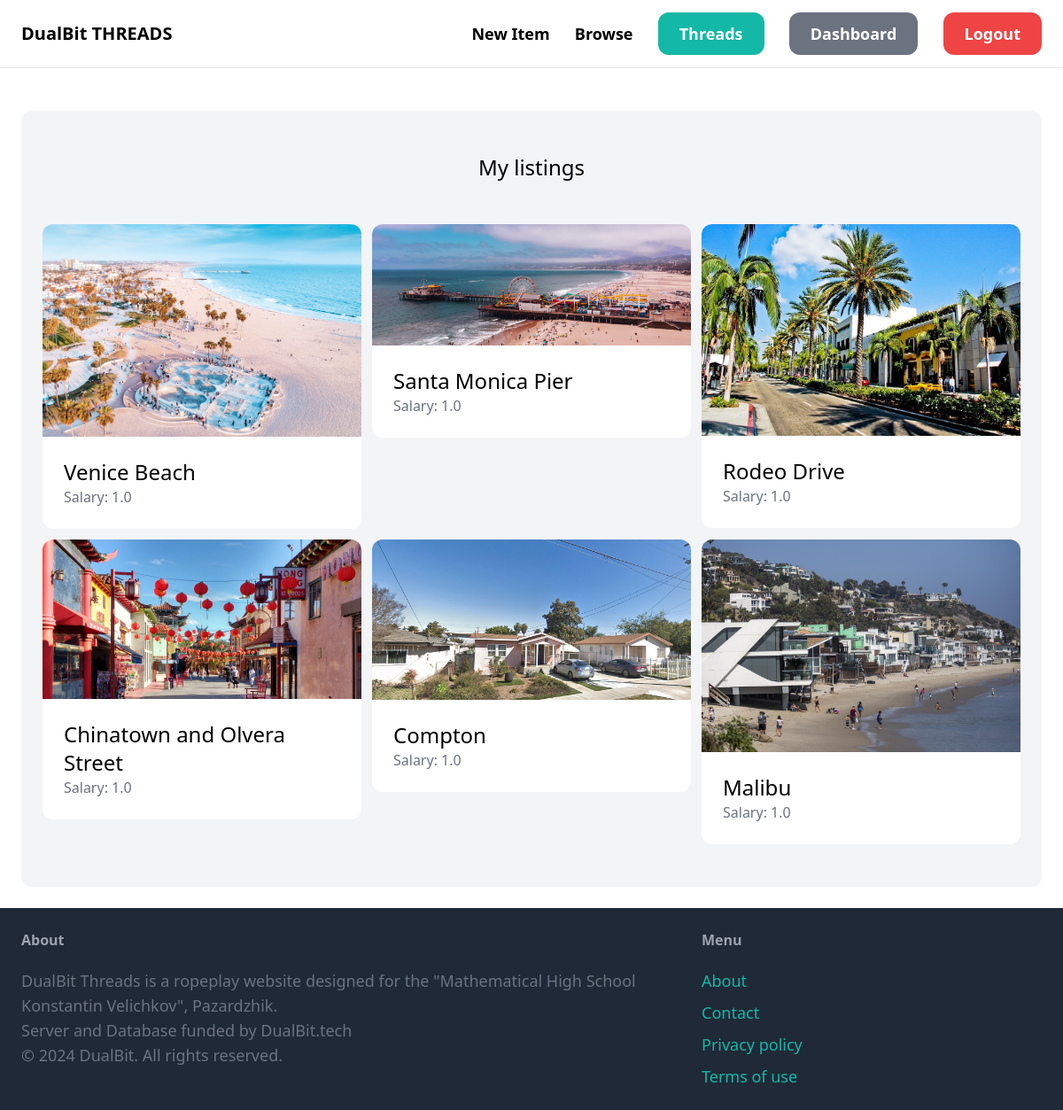
The page /dashboard/ (signed in) on the database its author committed.
### item/models.py (models this page shows, shortened)
class Item(models.Model):
    category = models.ForeignKey(Category, related_name='items', on_delete=models.CASCADE)
    name = models.CharField(max_length=255)
    description = models.TextField(blank=True, null=True)
    salary = models.FloatField()
    image = models.ImageField(upload_to="item_images", blank=True, null=True)
    created_by = models.ForeignKey(User, related_name='items', on_delete=models.CASCADE)
    created_at = models.DateTimeField(auto_now_add=True)
    thread = models.ForeignKey('conversation.Thread', on_delete=models.SET_NULL, null=True, blank=True)

### dashboard/views.py (the view)
# urls.py: path('', views.index, name='index'),
@login_required
def index(request):
    items = Item.objects.filter(created_by=request.user)
    return render(request, 'dashboard/index.html', {
        'items': items,
    })

### dashboard/templates/dashboard/index.html (shortened to what this page needs)
{% extends 'core/base.html' %}
{% block content %}
    <div class='mt-6 px-6 py-12 bg-gray-100 rounded-xl'>
        <h2 class='mb-12 text-2xl text-center'>My listings</h2>
        <div class="grid grid-cols-3 gap-3">
            {% for item in  items %}
                <div>
                    <a href="{% url 'item:detail' item.id %}">
                        <div>
                            <img src="{{ item.image.url }}" class="rounded-t-xl">
                        </div>
                        <div class="p-6 bg-white rounded-b-xl">
                            <h2 class="text-2xl">{{ item.name }}</h2>
                            <p class="text-gray-500">Salary: {{ item.salary }}</p>
                        </div>
                    </a>
                </div>
            {% endfor %}
        </div>
    </div>
{% endblock %}

### rows shown on the page
Item: image (picture), name "Venice Beach", salary "1.0"
Item: image (picture), name "Santa Monica Pier", salary "1.0"
Item: image (picture), name "Rodeo Drive", salary "1.0"
Item: image (picture), name "Chinatown and Olvera Street", salary "1.0"
Item: image (picture), name "Compton", salary "1.0"
Item: image (picture), name "Malibu", salary "1.0"
